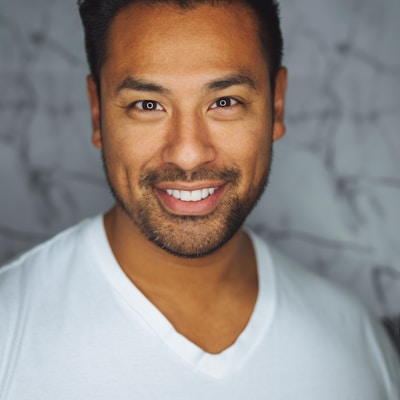
#> input picture backend/test_face.jpg, 400 x 400 px
$ python -i normal_map_generator.py   (imports and definitions only)
#> lines starting #> are read from the running program, lines starting #| are printed output that depends on the picture
#> further down, picture is the input picture: shape (400, 400, 3); mean B, G, R 133.3, 139, 148.9
"""
Normal Map Generator
Generates normal maps from albedo textures and height maps using various algorithms.
Supports skin, fabric, and hair texture normal map generation.

Methods:
1. Sobel filter: Fast edge detection for surface detail
2. Height map: Texture-based height analysis
3. Smoothed edges: Blurred edges for realistic surface variation
4. Fabric weave: Pattern-based for woven materials
5. Hair strand: Directional details for hair materials
"""

import numpy as np
import cv2
from PIL import Image, ImageFilter, ImageOps
from typing import Tuple, Optional, Dict, Any
from pathlib import Path
from scipy import ndimage
from scipy.ndimage import sobel, gaussian_filter


class NormalMapGenerator:
    """Generate normal maps from texture images for PBR materials."""

    # [189 lines left out: functions sobel_normal_map, height_map_normal, fabric_normal_map, not called in this run]

    @staticmethod
    def skin_normal_map(
        image: np.ndarray,
        pore_strength: float = 0.8,
        wrinkle_strength: float = 1.2,
        blur_radius: int = 1
    ) -> np.ndarray:
        """
        Generate normal map optimized for skin materials.
        Balances pore detail with wrinkle prominence.

        Args:
            image: Input skin texture
            pore_strength: Strength of pore detail (0.5-1.5)
            wrinkle_strength: Strength of wrinkle detail (0.5-2.0)
            blur_radius: Pre-blur for noise reduction

        Returns:
            Normal map with skin detail
        """
#> called with pore_strength = 0.8, wrinkle_strength = 1.2, blur_radius = 1
        # Convert to grayscale
        if len(image.shape) == 3:
            gray = cv2.cvtColor(image, cv2.COLOR_BGR2GRAY)
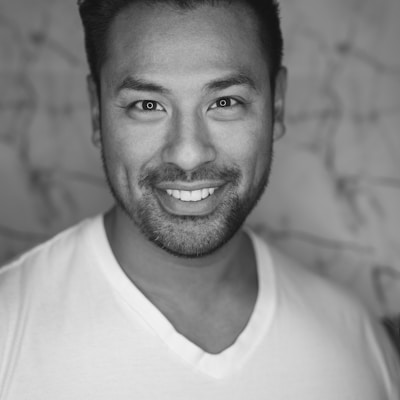
#> gray: shape (400, 400); min 0, max 244, mean 141.3
        else:
            gray = image

        # Light blur to reduce sensor noise
        if blur_radius > 0:
            gray = cv2.GaussianBlur(gray, (blur_radius * 2 + 1, blur_radius * 2 + 1), 0)

        gray_float = gray.astype(np.float32) / 255.0

        # Create two detail levels: fine pores and larger wrinkles
        # Fine detail (pores) - high frequency
        pore_detail = gray_float.copy()
        pore_detail = cv2.GaussianBlur((gray * 255).astype(np.uint8), (3, 3), 0).astype(np.float32) / 255.0
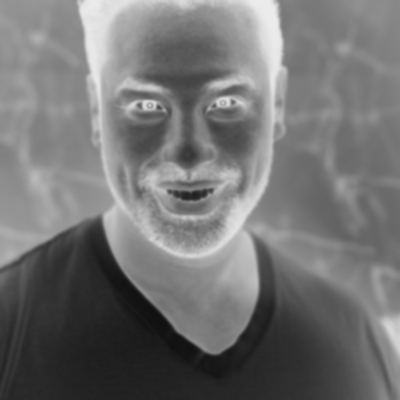
#> pore_detail: shape (400, 400) float32; min 0.0627, max 0.925, mean 0.45
        pore_delta = gray_float - pore_detail

        # Wrinkles - low frequency (larger features)
        wrinkle_detail = cv2.GaussianBlur((gray * 255).astype(np.uint8), (11, 11), 0).astype(np.float32) / 255.0
        wrinkle_delta = gray_float - wrinkle_detail

        # Combine both details
        detail = (pore_delta * pore_strength + wrinkle_delta * wrinkle_strength) / 2.0

        # Apply Sobel to detail
        sobelx = sobel(detail, axis=1)
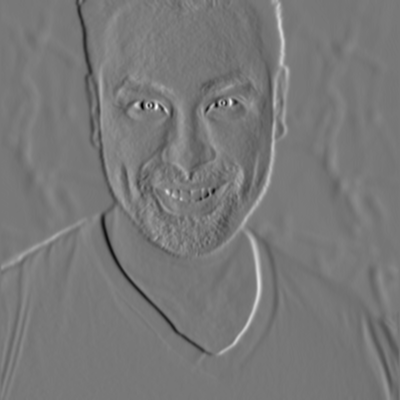
#> sobelx: shape (400, 400) float32; min -2.18, max 2.43, mean -0.00225; drawn with min black and max white
        sobely = sobel(detail, axis=0)
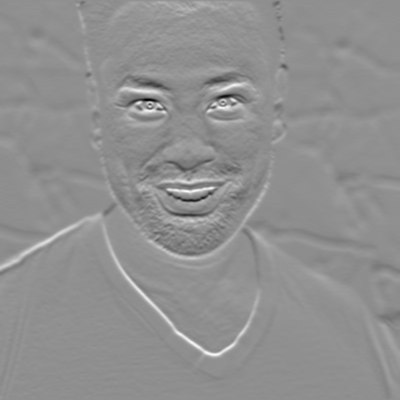
#> sobely: shape (400, 400) float32; min -2.44, max 1.9, mean 0.0196; drawn with min black and max white

        # Create normal map
        height, width = gray.shape
#> height = 400; width = 400
        normal_map = np.zeros((height, width, 3), dtype=np.float32)
        normal_map[:, :, 0] = sobelx
        normal_map[:, :, 1] = sobely
        normal_map[:, :, 2] = 1.0

        # Normalize
        magnitude = np.sqrt(
            normal_map[:, :, 0]**2 +
            normal_map[:, :, 1]**2 +
            normal_map[:, :, 2]**2
        )
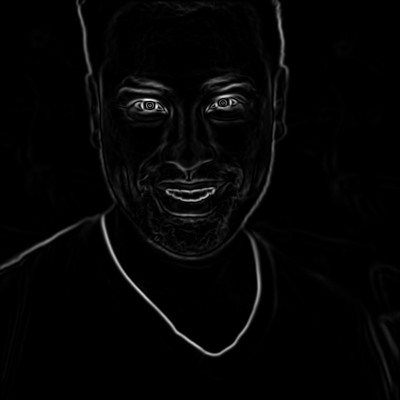
#> magnitude: shape (400, 400) float32; min 1, max 2.72, mean 1.03; drawn with min black and max white
        magnitude[magnitude == 0] = 1
        normal_map[:, :, 0] /= magnitude
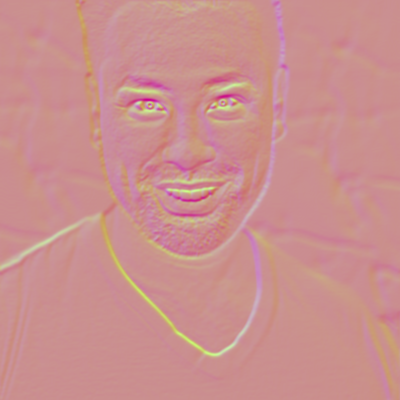
#> normal_map: shape (400, 400, 3) float32; mean of channels 0, 1, 2 -0.00216, 0.0196, 1; drawn with min black and max white
        normal_map[:, :, 1] /= magnitude
        normal_map[:, :, 2] /= magnitude
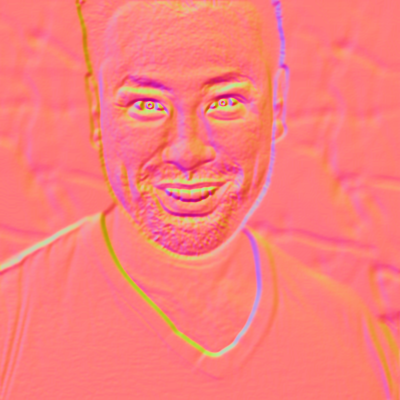
#> normal_map: shape (400, 400, 3) float32; mean of channels 0, 1, 2 -0.00216, 0.0159, 0.975; drawn with min black and max white

        # Convert to 0-255
        normal_map = (normal_map + 1.0) / 2.0 * 255.0

        return normal_map.astype(np.uint8)

    # [64 lines left out: function hair_normal_map, not called in this run]

    @staticmethod
    def generate_for_material(
        texture_image: np.ndarray,
        material_type: str = "skin",
        **kwargs
    ) -> np.ndarray:
        """
        Generate normal map optimized for specific material type.

        Args:
            texture_image: Input texture (albedo)
            material_type: 'skin', 'fabric', 'hair', 'eyes', or 'generic'
            **kwargs: Material-specific parameters

        Returns:
            Normal map optimized for material
        """
        if material_type == "skin":
            return NormalMapGenerator.skin_normal_map(
                texture_image,
                pore_strength=kwargs.get('pore_strength', 0.8),
                wrinkle_strength=kwargs.get('wrinkle_strength', 1.2),
                blur_radius=kwargs.get('blur_radius', 1)
            )

        elif material_type == "fabric":
            return NormalMapGenerator.fabric_normal_map(
                texture_image,
                weave_strength=kwargs.get('weave_strength', 1.2),
                directional=kwargs.get('directional', None)
            )

        elif material_type == "hair":
            return NormalMapGenerator.hair_normal_map(
                texture_image,
                strand_strength=kwargs.get('strand_strength', 1.5),
                direction=kwargs.get('direction', None)
            )

        elif material_type == "eyes":
            # Eyes use smooth normal map (very subtle)
            return NormalMapGenerator.height_map_normal(
                texture_image,
                height_scale=0.1,
                blur_radius=3
            )

        else:  # generic
            return NormalMapGenerator.sobel_normal_map(
                texture_image,
                strength=kwargs.get('strength', 1.0),
                blur_radius=kwargs.get('blur_radius', 1)
            )

    # [75 lines left out: functions save_normal_map, generate_normal_map, not called in this run]

>>> import cv2
>>> picture = cv2.imread('test_face.jpg')
>>> result = NormalMapGenerator().generate_for_material(picture)
